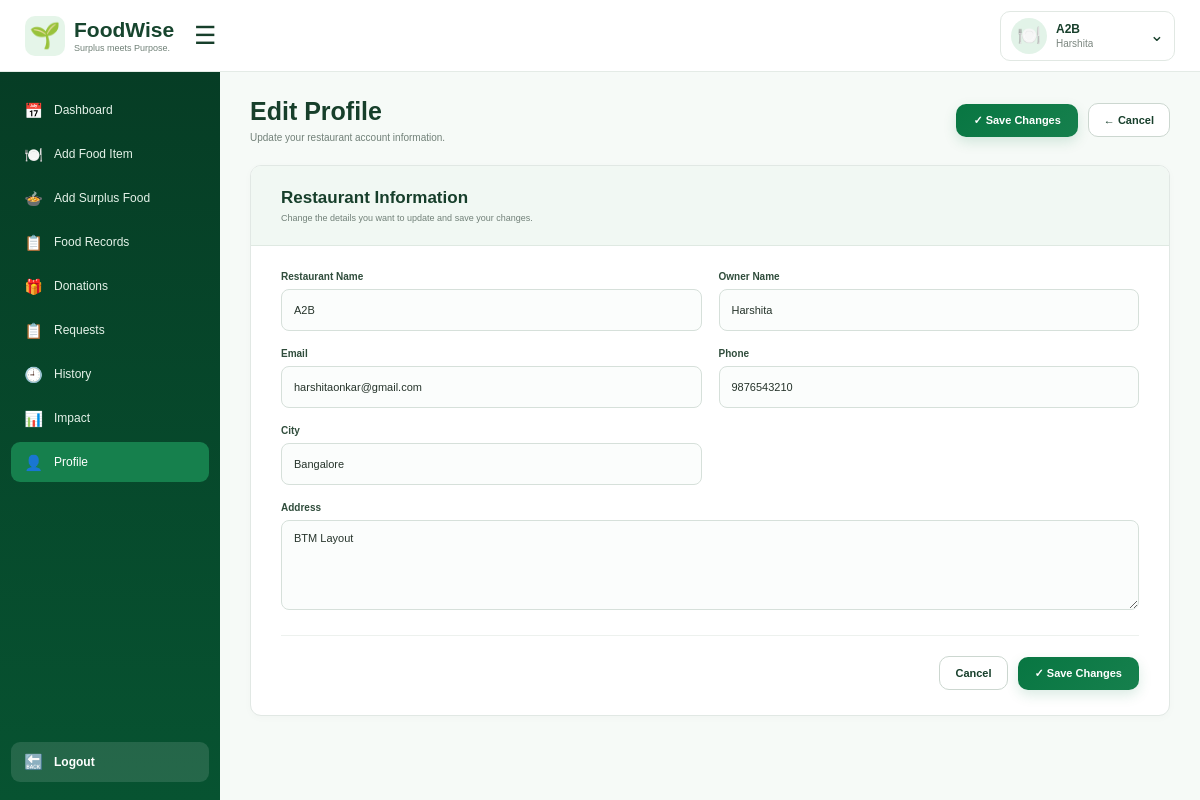
Page /profile/edit/ (signed in) on the committed database.
### wastage/models.py (models this page shows, shortened)
class Restaurant(models.Model):
    user = models.OneToOneField(
        User, on_delete=models.CASCADE, null=True, blank=True, related_name='restaurant')
    restaurant_name = models.CharField(max_length=150)
    owner_name = models.CharField(max_length=100)
    email = models.EmailField(unique=True)
    phone = models.CharField(max_length=15)
    address = models.TextField()
    city = models.CharField(max_length=100)
    is_active = models.BooleanField(default=True)

### wastage/views.py (the view)
# urls.py: path('profile/edit/', views.edit_profile, name='edit_profile'),
@login_required
def edit_profile(request):
    restaurant = request.user.restaurant
    if request.method == 'POST':
        form = RestaurantProfileForm(
            request.POST,
            instance=restaurant
        )
        if form.is_valid():
            form.save()
            return redirect(
                'profile'
            )
    else:
        form = RestaurantProfileForm(
            instance=restaurant
        )
    return render(
        request,
        'wastage/edit_profile.html',
        {
            'restaurant': restaurant,
            'form': form,
        }
    )

### wastage/templates/wastage/edit_profile.html (shortened to what this page needs)
{% load static %}
<!DOCTYPE html>
<html lang="en">
<head>
</head>
<body>
<header class="navbar">
    <div class="navbar-left">
        <a
            href="{% url 'dashboard' %}"
            class="navbar-logo"
        >
            <div class="navbar-logo-icon">
                🌱
            </div>
            <div class="navbar-logo-text">
                <strong>
                    FoodWise
                </strong>
                <span>
                    Surplus meets Purpose.
                </span>
            </div>
        </a>
        <button
            class="hamburger"
            id="sidebarToggle"
            type="button"
            aria-label="Toggle sidebar"
            aria-expanded="true"
        >
            ☰
        </button>
    </div>
    <div class="navbar-right">
        <div class="organization-profile">
            <button
                type="button"
                class="organization-user"
                id="organizationProfileButton"
                aria-expanded="false"
            >
                <div class="organization-icon">
                    🍽️
                </div>
                <div class="organization-user-info">
                    <strong>
                        {{ restaurant.restaurant_name }}
                    </strong>
                    <span>
                        {{ restaurant.owner_name }}
                    </span>
                </div>
                <div class="arrow">
                    ⌄
                </div>
            </button>
        </div>
    </div>
</header>
<aside
    class="sidebar"
    id="sidebar"
>
    <nav class="nav-menu">
        <a
            href="{% url 'dashboard' %}"
            class="nav-item"
        >
            <span class="nav-icon">📅</span>
            <span>Dashboard</span>
        </a>
        <a
            href="{% url 'add_food_item' %}"
            class="nav-item"
        >
            <span class="nav-icon">🍽️</span>
            <span>Add Food Item</span>
        </a>
        <a
            href="{% url 'add_surplus' %}"
            class="nav-item"
        >
            <span class="nav-icon">🍲</span>
            <span>Add Surplus Food</span>
        </a>
        <a
            href="{% url 'food_records' %}"
            class="nav-item"
        >
            <span class="nav-icon">📋</span>
            <span>Food Records</span>
        </a>
        <a
            href="{% url 'donations' %}"
            class="nav-item"
        >
            <span class="nav-icon">🎁</span>
            <span>Donations</span>
        </a>
        <a
            href="{% url 'restaurant_food_requests' %}"
            class="nav-item"
        >
            <span class="nav-icon">📋</span>
            <span>Requests</span>
        </a>
        <a
            href="{% url 'history' %}"
            class="nav-item"
        >
            <span class="nav-icon">🕘</span>
            <span>History</span>
        </a>
        <a
            href="{% url 'impact' %}"
            class="nav-item"
        >
            <span class="nav-icon">📊</span>
            <span>Impact</span>
        </a>
        <a
            href="{% url 'profile' %}"
            class="nav-item active"
        >
            <span class="nav-icon">👤</span>
            <span>Profile</span>
        </a>
    </nav>
    <div class="logout">
        <a href="{% url 'logout' %}">
            <span class="logout-icon">
                🔙
            </span>
            <span>
                Logout
            </span>
        </a>
    </div>
</aside>
<main class="main">
    <section class="content">
        <div class="page-header">
            <div class="page-title">
                <h1>
                    Edit Profile
                </h1>
                <p>
                    Update your restaurant account information.
                </p>
            </div>
            <div class="header-actions">
                <button
                    type="submit"
                    form="editProfileForm"
                    class="save-button"
                >
                    ✓ Save Changes
                </button>
                <a
                    href="{% url 'profile' %}"
                    class="cancel-button"
                >
                    ← Cancel
                </a>
            </div>
        </div>
        <div class="edit-card">
            <div class="edit-card-header">
                <h2>
                    Restaurant Information
                </h2>
                <p>
                    Change the details you want to update and save your changes.
                </p>
            </div>
            <form
                method="POST"
                id="editProfileForm"
                class="edit-form"
            >
                <div class="form-grid">
                    <div class="form-group">
                        <label for="{{ form.restaurant_name.id_for_label }}">
                            Restaurant Name
                        </label>
                        {{ form.restaurant_name }}
                    </div>
                    <div class="form-group">
                        <label for="{{ form.owner_name.id_for_label }}">
                            Owner Name
                        </label>
                        {{ form.owner_name }}
                    </div>
                    <div class="form-group">
                        <label for="{{ form.email.id_for_label }}">
                            Email
                        </label>
                        {{ form.email }}
                    </div>
                    <div class="form-group">
                        <label for="{{ form.phone.id_for_label }}">
                            Phone
                        </label>
                        {{ form.phone }}
                    </div>
                    <div class="form-group">
                        <label for="{{ form.city.id_for_label }}">
                            City
                        </label>
                        {{ form.city }}
                    </div>
                    <div class="form-group full-width">
                        <label for="{{ form.address.id_for_label }}">
                            Address
                        </label>
                        {{ form.address }}
                    </div>
                </div>
                <div class="form-footer">
                    <a
                        href="{% url 'profile' %}"
                        class="cancel-button"
                    >
                        Cancel
                    </a>
                    <button
                        type="submit"
                        class="save-button"
                    >
                        ✓ Save Changes
                    </button>
                </div>
            </form>
        </div>
    </section>
</main>
</body>
</html>

### rows in the picture
Restaurant: restaurant_name "A2B", owner_name "Harshita", email "harshitaonkar@gmail.com", phone "9876543210", city "Bangalore", address "BTM Layout"
